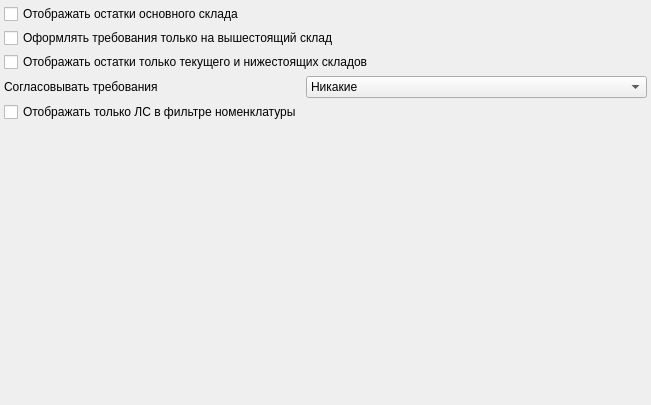
<?xml version="1.0" encoding="UTF-8"?>
<ui version="4.0">
 <class>stockPage</class>
 <widget class="QWidget" name="stockPage">
  <property name="geometry">
   <rect>
    <x>0</x>
    <y>0</y>
    <width>651</width>
    <height>405</height>
   </rect>
  </property>
  <property name="windowTitle">
   <string>Складской учет</string>
  </property>
  <property name="toolTip">
   <string/>
  </property>
  <layout class="QGridLayout" name="gridLayout">
   <property name="margin">
    <number>4</number>
   </property>
   <property name="spacing">
    <number>4</number>
   </property>
   <item row="2" column="0" colspan="3">
    <widget class="QCheckBox" name="chkShowOnlyCurrentAndDescendantsStock">
     <property name="text">
      <string>Отображать остатки только текущего и нижестоящих складов</string>
     </property>
    </widget>
   </item>
   <item row="6" column="2">
    <spacer name="verticalSpacer">
     <property name="orientation">
      <enum>Qt::Vertical</enum>
     </property>
     <property name="sizeHint" stdset="0">
      <size>
       <width>20</width>
       <height>1</height>
      </size>
     </property>
    </spacer>
   </item>
   <item row="1" column="0" colspan="3">
    <widget class="QCheckBox" name="chkPermitRequisitionsOnlyParentStock">
     <property name="text">
      <string>Оформлять требования только на вышестоящий склад</string>
     </property>
    </widget>
   </item>
   <item row="0" column="0" colspan="3">
    <widget class="QCheckBox" name="chkShowMainStockRemainings">
     <property name="text">
      <string>Отображать остатки основного склада</string>
     </property>
    </widget>
   </item>
   <item row="4" column="1" colspan="2">
    <widget class="QComboBox" name="cmbAccordingRequirementsType">
     <item>
      <property name="text">
       <string>Никакие</string>
      </property>
     </item>
     <item>
      <property name="text">
       <string>Только на основной склад</string>
      </property>
     </item>
     <item>
      <property name="text">
       <string>Все</string>
      </property>
     </item>
    </widget>
   </item>
   <item row="4" column="0">
    <widget class="QLabel" name="lblAccordingRequirementsStock">
     <property name="sizePolicy">
      <sizepolicy hsizetype="Maximum" vsizetype="Preferred">
       <horstretch>0</horstretch>
       <verstretch>0</verstretch>
      </sizepolicy>
     </property>
     <property name="text">
      <string>Согласовывать требования</string>
     </property>
    </widget>
   </item>
   <item row="5" column="0">
    <widget class="QCheckBox" name="chkShowOnlyLsInFilterNomenklature">
     <property name="text">
      <string>Отображать только ЛС в фильтре номенклатуры</string>
     </property>
    </widget>
   </item>
  </layout>
 </widget>
 <tabstops>
  <tabstop>chkShowMainStockRemainings</tabstop>
  <tabstop>chkPermitRequisitionsOnlyParentStock</tabstop>
  <tabstop>chkShowOnlyCurrentAndDescendantsStock</tabstop>
  <tabstop>cmbAccordingRequirementsType</tabstop>
 </tabstops>
 <resources/>
 <connections/>
</ui>
